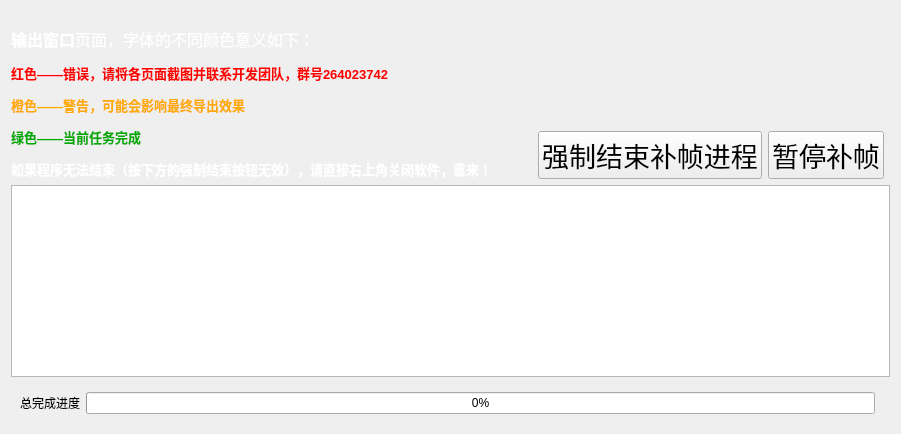
         <widget class="QWidget" name="step3">
          <property name="acceptDrops">
           <bool>true</bool>
          </property>
          <property name="whatsThis">
           <string/>
          </property>
          <attribute name="title">
           <string>输出</string>
          </attribute>
          <layout class="QGridLayout" name="gridLayout_24">
           <item row="0" column="0">
            <layout class="QGridLayout" name="gridLayout_8">
             <item row="2" column="0" rowspan="2" colspan="2">
              <widget class="MyTextWidget" name="OptionCheck">
               <property name="sizePolicy">
                <sizepolicy hsizetype="Expanding" vsizetype="Expanding">
                 <horstretch>0</horstretch>
                 <verstretch>0</verstretch>
                </sizepolicy>
               </property>
               <property name="autoFormatting">
                <set>QTextEdit::AutoAll</set>
               </property>
               <property name="readOnly">
                <bool>true</bool>
               </property>
               <property name="html">
                <string>&lt;!DOCTYPE HTML PUBLIC &quot;-//W3C//DTD HTML 4.0//EN&quot; &quot;http://www.w3.org/TR/REC-html40/strict.dtd&quot;&gt;
&lt;html&gt;&lt;head&gt;&lt;meta name=&quot;qrichtext&quot; content=&quot;1&quot; /&gt;&lt;style type=&quot;text/css&quot;&gt;
p, li { white-space: pre-wrap; }
&lt;/style&gt;&lt;/head&gt;&lt;body style=&quot; font-family:'SimSun'; font-size:9pt; font-weight:400; font-style:normal;&quot;&gt;
&lt;p style=&quot;-qt-paragraph-type:empty; margin-top:12px; margin-bottom:12px; margin-left:0px; margin-right:0px; -qt-block-indent:0; text-indent:0px;&quot;&gt;&lt;br /&gt;&lt;/p&gt;&lt;/body&gt;&lt;/html&gt;</string>
               </property>
              </widget>
             </item>
             <item row="4" column="0">
              <widget class="QWidget" name="ProgressBarVisibleControl" native="true">
               <property name="sizePolicy">
                <sizepolicy hsizetype="Preferred" vsizetype="Fixed">
                 <horstretch>0</horstretch>
                 <verstretch>0</verstretch>
                </sizepolicy>
               </property>
               <layout class="QHBoxLayout" name="horizontalLayout_5">
                <item>
                 <widget class="QLabel" name="label_17">
                  <property name="sizePolicy">
                   <sizepolicy hsizetype="Preferred" vsizetype="Fixed">
                    <horstretch>0</horstretch>
                    <verstretch>0</verstretch>
                   </sizepolicy>
                  </property>
                  <property name="text">
                   <string>总完成进度</string>
                  </property>
                 </widget>
                </item>
                <item>
                 <widget class="QProgressBar" name="progressBar">
                  <property name="sizePolicy">
                   <sizepolicy hsizetype="Expanding" vsizetype="Fixed">
                    <horstretch>0</horstretch>
                    <verstretch>0</verstretch>
                   </sizepolicy>
                  </property>
                  <property name="maximum">
                   <number>100</number>
                  </property>
                  <property name="value">
                   <number>0</number>
                  </property>
                 </widget>
                </item>
               </layout>
              </widget>
             </item>
             <item row="1" column="0">
              <layout class="QGridLayout" name="gridLayout_33">
               <item row="0" column="0">
                <widget class="QLabel" name="label_15">
                 <property name="sizePolicy">
                  <sizepolicy hsizetype="Maximum" vsizetype="Preferred">
                   <horstretch>0</horstretch>
                   <verstretch>0</verstretch>
                  </sizepolicy>
                 </property>
                 <property name="text">
                  <string>&lt;html&gt;&lt;head/&gt;&lt;body&gt;&lt;p&gt;&lt;span style=&quot; font-size:12pt; font-weight:600; color:#ffffff;&quot;&gt;输出窗口&lt;/span&gt;&lt;span style=&quot; font-size:12pt; color:#ffffff;&quot;&gt;页面，字体的不同颜色意义如下：&lt;/span&gt;&lt;/p&gt;&lt;p&gt;&lt;span style=&quot; font-size:10pt; font-weight:600; color:#ff0000;&quot;&gt;红色——错误，请将各页面截图并联系开发团队，群号264023742&lt;/span&gt;&lt;/p&gt;&lt;p&gt;&lt;span style=&quot; font-size:10pt; font-weight:600; color:#ffaa00;&quot;&gt;橙色——警告，可能会影响最终导出效果&lt;/span&gt;&lt;/p&gt;&lt;p&gt;&lt;span style=&quot; font-size:10pt; font-weight:600; color:#00aa00;&quot;&gt;绿色——当前任务完成&lt;/span&gt;&lt;/p&gt;&lt;p&gt;&lt;span style=&quot; font-size:10pt; font-weight:600; color:#ffffff;&quot;&gt;如果程序无法结束（按下方的强制结束按钮无效），请直接右上角关闭软件，重来！&lt;/span&gt;&lt;/p&gt;&lt;/body&gt;&lt;/html&gt;</string>
                 </property>
                 <property name="alignment">
                  <set>Qt::AlignBottom|Qt::AlignLeading|Qt::AlignLeft</set>
                 </property>
                </widget>
               </item>
               <item row="0" column="1">
                <layout class="QVBoxLayout" name="verticalLayout_2">
                 <item>
                  <spacer name="verticalSpacer_3">
                   <property name="orientation">
                    <enum>Qt::Vertical</enum>
                   </property>
                   <property name="sizeType">
                    <enum>QSizePolicy::Fixed</enum>
                   </property>
                   <property name="sizeHint" stdset="0">
                    <size>
                     <width>20</width>
                     <height>120</height>
                    </size>
                   </property>
                  </spacer>
                 </item>
                 <item>
                  <layout class="QHBoxLayout" name="horizontalLayout_3">
                   <item>
                    <spacer name="horizontalSpacer">
                     <property name="orientation">
                      <enum>Qt::Horizontal</enum>
                     </property>
                     <property name="sizeType">
                      <enum>QSizePolicy::Expanding</enum>
                     </property>
                     <property name="sizeHint" stdset="0">
                      <size>
                       <width>40</width>
                       <height>20</height>
                      </size>
                     </property>
                    </spacer>
                   </item>
                   <item>
                    <widget class="QPushButton" name="KillProcButton">
                     <property name="sizePolicy">
                      <sizepolicy hsizetype="Minimum" vsizetype="Fixed">
                       <horstretch>0</horstretch>
                       <verstretch>0</verstretch>
                      </sizepolicy>
                     </property>
                     <property name="font">
                      <font>
                       <family>Abril Fatface</family>
                       <pointsize>20</pointsize>
                      </font>
                     </property>
                     <property name="text">
                      <string>强制结束补帧进程</string>
                     </property>
                    </widget>
                   </item>
                   <item>
                    <widget class="QPushButton" name="PauseProcess">
                     <property name="sizePolicy">
                      <sizepolicy hsizetype="Minimum" vsizetype="Fixed">
                       <horstretch>0</horstretch>
                       <verstretch>0</verstretch>
                      </sizepolicy>
                     </property>
                     <property name="font">
                      <font>
                       <family>Abril Fatface</family>
                       <pointsize>20</pointsize>
                      </font>
                     </property>
                     <property name="text">
                      <string>暂停补帧</string>
                     </property>
                    </widget>
                   </item>
                  </layout>
                 </item>
                </layout>
               </item>
              </layout>
             </item>
            </layout>
           </item>
          </layout>
         </widget>
